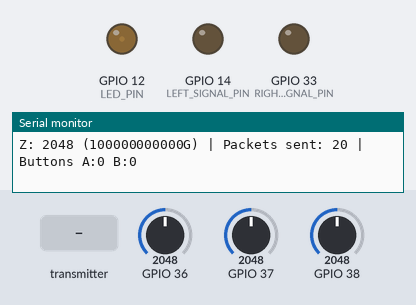
Simulated run of this sketch. Board: ESP32. Parts: output pins drawn as LEDs (lit = HIGH), the last lines printed to the serial monitor. Dashed ring = blinking. The test bench sets the inputs (shaded band); at power-on: GPIO 38 = 2048, GPIO 36 = 2048, GPIO 37 = 2048.

Above: at 2.2 s.
2.3 s: the transmitter starts sending buttonA = 1
At 3.4 s:
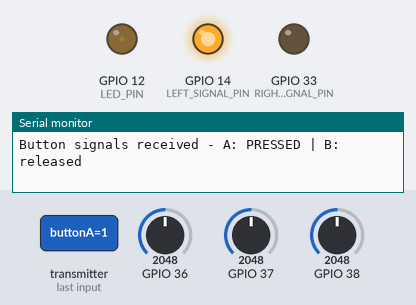
5.3 s: GPIO 38 set to 960
At 6.5 s:
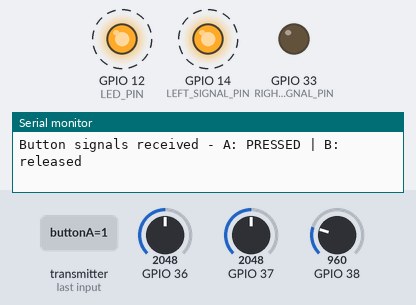
8.3 s: the transmitter starts sending buttonB = 1
At 9.51 s:
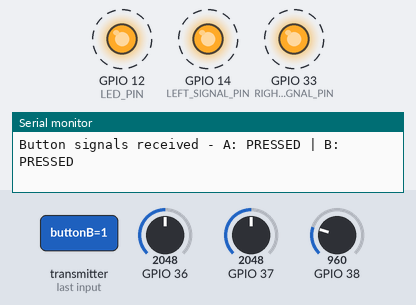
11.3 s: the transmitter starts sending buttonA = 0
At 11.51 s:
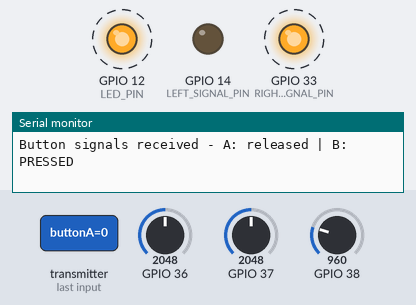
14.3 s: GPIO 38 set to 1104
17.3 s: GPIO 38 set to 1181
Timing chart, 0 to 21.3 s (numbered marks = the images above; inputs shaded):
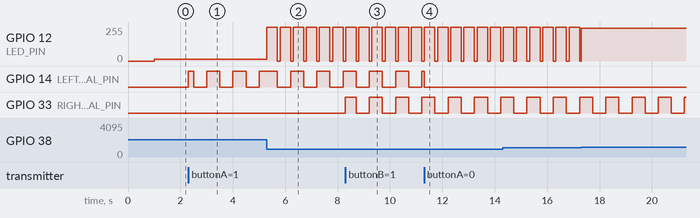

Measured:
- after the input at 2.3 s, GPIO 14 (LEFT_SIGNAL_PIN): LOW → HIGH at once, then repeats every 1.0 s: LOW 0.50 s, HIGH 0.50 s
- after the input at 5.3 s, GPIO 12 (LED_PIN): alternates 255/255 for 0.40 s and 0/255 for 0.10 s, starting at once
- after the input at 8.3 s, GPIO 33 (RIGHT_SIGNAL_PIN): alternates HIGH for 0.50 s and LOW for 0.50 s, starting at once

The sketch:

AccelerometerCode3.0.ino
```cpp
#include <esp_now.h>
#include <WiFi.h>

// RECEIVER MAC ADDRESS - Update with your receiver's actual MAC!
uint8_t receiverMAC[] = {0xFF, 0xFF, 0xFF, 0xFF, 0xFF, 0xFF};

// Accelerometer variables
int x, y, z;

// LED setup
const int LED_PIN = 12;
const int LED_CHANNEL = 0;

// Turn signal setup
const int LEFT_SIGNAL_PIN = 14;
const int RIGHT_SIGNAL_PIN = 33;
const int LEFT_SIGNAL_CHANNEL = 1;   // Different PWM channel from brake light
const int RIGHT_SIGNAL_CHANNEL = 2;

// Data structure for SENDING to receiver (must match receiver's struct_message_in)
typedef struct struct_message_out {
  float accelValue;
  unsigned long timestamp;
} struct_message_out;

// Data structure for RECEIVING from receiver (must match receiver's struct_message_out)
typedef struct struct_message_in {
  bool buttonA;
  bool buttonB;
  unsigned long timestamp;
} struct_message_in;

struct_message_out outgoingData;
struct_message_in incomingData;

unsigned long lastTurnSignalBlink = 0;
bool turnSignalState = false;
const int TURN_SIGNAL_INTERVAL = 500;  // 500ms on, 500ms off

// Timing variables
unsigned long lastSendTime = 0;
unsigned long packetsSent = 0;
const unsigned long sendInterval = 50;  // Send every 50ms (20Hz)

// Button state tracking
bool buttonAPressed = false;
bool buttonBPressed = false;

// Callback when data is received from receiver
void OnDataRecv(const uint8_t *mac, const uint8_t *incomingDataPtr, int len) {
  memcpy(&incomingData, incomingDataPtr, sizeof(incomingData));

  buttonAPressed = incomingData.buttonA;
  buttonBPressed = incomingData.buttonB;

  Serial.print("Button signals received - A: ");
  Serial.print(buttonAPressed ? "PRESSED" : "released");
  Serial.print(" | B: ");
  Serial.println(buttonBPressed ? "PRESSED" : "released");
}

// Callback when data is sent to receiver
void OnDataSent(const uint8_t *mac_addr, esp_now_send_status_t status) {
  if (status != ESP_NOW_SEND_SUCCESS) {
    Serial.println("Send failed");
  }
}

void setup() {
  Serial.begin(460800);
  delay(1000);
  Serial.println("\n\nESP32 Accelerometer Transmitter + Brake Light");

  // Setup LED PWM
  ledcSetup(LED_CHANNEL, 5000, 8);
  ledcAttachPin(LED_PIN, LED_CHANNEL);

  // Print this ESP32's MAC address
  Serial.print("Sender MAC address: ");
  Serial.println(WiFi.macAddress());

  // Set device as WiFi station
  WiFi.mode(WIFI_STA);

  // Initialize ESP-NOW
  if (esp_now_init() != ESP_OK) {
    Serial.println("Error initializing ESP-NOW");
    return;
  }

  Serial.println("ESP-NOW initialized");

  // Register callbacks
  esp_now_register_send_cb(OnDataSent);
  esp_now_register_recv_cb(OnDataRecv);

  // Register receiver peer
  esp_now_peer_info_t peerInfo;
  memset(&peerInfo, 0, sizeof(peerInfo));
  memcpy(peerInfo.peer_addr, receiverMAC, 6);
  peerInfo.channel = 0;
  peerInfo.encrypt = false;

  // Add peer
  if (esp_now_add_peer(&peerInfo) != ESP_OK) {
    Serial.println("Failed to add peer");
    Serial.println("UPDATE receiverMAC[] with correct address!");
    return;
  }

  Serial.println("Peer added successfully");
  Serial.println("\nReady to send data");
  Serial.println("================================\n");

  ledcSetup(LEFT_SIGNAL_CHANNEL, 5000, 8);
  ledcAttachPin(LEFT_SIGNAL_PIN, LEFT_SIGNAL_CHANNEL);

  ledcSetup(RIGHT_SIGNAL_CHANNEL, 5000, 8);
  ledcAttachPin(RIGHT_SIGNAL_PIN, RIGHT_SIGNAL_CHANNEL);
}

void loop() {
  yield();  // Feed watchdog

  // Read analog inputs from accelerometer
  x = analogRead(A1);
  y = analogRead(A0);
  z = analogRead(A2);


   updateTurnSignals();

  // Update brake light based on X acceleration
  updateBrakeLight(z);

  // Send data via ESP-NOW at specified interval (20Hz)
  if (millis() - lastSendTime >= sendInterval) {
    // Prepare data packet with acceleration in G-forces
    outgoingData.accelValue = z;
    outgoingData.timestamp = millis();

    // Send data via ESP-NOW
    esp_err_t result = esp_now_send(receiverMAC, (uint8_t *)&outgoingData, sizeof(outgoingData));

    if (result == ESP_OK) {
      packetsSent++;
    } else {
      Serial.println("Error sending data");
    }

    lastSendTime = millis();
  }

  // Debug output every second
  static unsigned long lastPrint = 0;
  if (millis() - lastPrint > 1000) {
    Serial.print("Z: "); Serial.print(z);
    Serial.print(" ("); Serial.print(z, 2); Serial.print("G)");
    Serial.print(" | Packets sent: "); Serial.print(packetsSent);
    Serial.print(" | Buttons A:"); Serial.print(buttonAPressed ? "1" : "0");
    Serial.print(" B:"); Serial.println(buttonBPressed ? "1" : "0");
    lastPrint = millis();
  }


}

void updateBrakeLight(int z) {
  static float smoothedBrightness = 0;  // Retains value between function calls
  static unsigned long lastFlashTime = 0;
  static bool flashState = false;
  int targetBrightness;

  // Emergency braking detection (below 1150)
  if (z < 1150) {
    // Flash pattern: 100ms on, 100ms off (non-blocking)
    if (millis() - lastFlashTime >= 100) {
      flashState = !flashState;
      lastFlashTime = millis();
    }

    if (flashState) {
      ledcWrite(LED_CHANNEL, 255);  // Flash ON
      delay (100);
      ledcWrite(LED_CHANNEL, 255);
      delay (100);
      ledcWrite(LED_CHANNEL, 255);
      delay (100);
      ledcWrite(LED_CHANNEL, 255);
      delay (100);
      ledcWrite(LED_CHANNEL, 255);
    } else {
      ledcWrite(LED_CHANNEL, 0);    // Flash OFF
    }

    // Reset smooth brightness for when we exit emergency mode
    smoothedBrightness = 255;
    return;
  }

  // Normal gradient braking (1150 to 2100)
  if (z >= 2100) {
    targetBrightness = 0;  // No braking
  }
  else if (z <= 1150) {
    targetBrightness = 255;  // Maximum braking (shouldn't reach here due to check above)
  }
  else {
    // Smooth gradient: map X value (2100 to 1150) to brightness (0 to 255)
    targetBrightness = map(z, 2100, 1150, 0, 255);
  }

  // Adaptive low-pass filter: faster response when braking starts
  float smoothingFactor;

  if (targetBrightness > smoothedBrightness) {
    // Braking harder (brightness increasing) - respond quickly!
    smoothingFactor = 0.5;  // 50% new value = fast response
  } else {
    // Releasing brake (brightness decreasing) - smooth fade
    smoothingFactor = 0.3;  // 30% new value = gradual fade
  }

  smoothedBrightness = smoothedBrightness * (1.0 - smoothingFactor) + targetBrightness * smoothingFactor;

  ledcWrite(LED_CHANNEL, (int)smoothedBrightness);
}

void updateTurnSignals() {
  // Non-blocking blink timer
  if (millis() - lastTurnSignalBlink >= TURN_SIGNAL_INTERVAL) {
    turnSignalState = !turnSignalState;
    lastTurnSignalBlink = millis();
  }

  // Control left turn signal with buttonA from receiver
  if (buttonAPressed) {
    if (turnSignalState) {
      ledcWrite(LEFT_SIGNAL_CHANNEL, 255);  // ON
    } else {
      ledcWrite(LEFT_SIGNAL_CHANNEL, 0);    // OFF
    }
  } else {
    ledcWrite(LEFT_SIGNAL_CHANNEL, 0);  // Turn off when button not pressed
  }

  // Control right turn signal with buttonB from receiver
  if (buttonBPressed) {
    if (turnSignalState) {
      ledcWrite(RIGHT_SIGNAL_CHANNEL, 255);  // ON
    } else {
      ledcWrite(RIGHT_SIGNAL_CHANNEL, 0);    // OFF
    }
  } else {
    ledcWrite(RIGHT_SIGNAL_CHANNEL, 0);  // Turn off when button not pressed
  }
}
```
